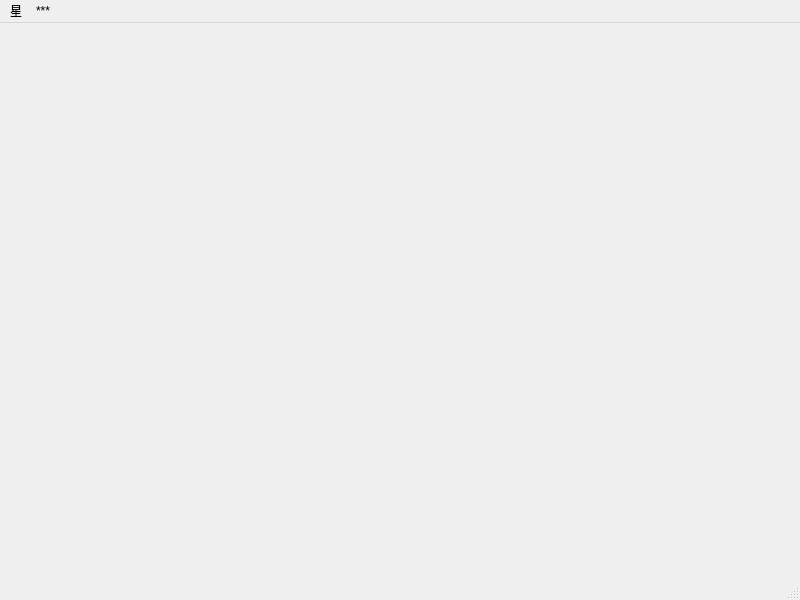
<?xml version="1.0" encoding="UTF-8"?>
<ui version="4.0">
 <class>MainWindow</class>
 <widget class="QMainWindow" name="MainWindow">
  <property name="geometry">
   <rect>
    <x>0</x>
    <y>0</y>
    <width>800</width>
    <height>600</height>
   </rect>
  </property>
  <property name="windowTitle">
   <string>qtOne</string>
  </property>
  <widget class="QWidget" name="centralwidget"/>
  <widget class="QMenuBar" name="menubar">
   <property name="geometry">
    <rect>
     <x>0</x>
     <y>0</y>
     <width>800</width>
     <height>23</height>
    </rect>
   </property>
   <widget class="QMenu" name="menu">
    <property name="title">
     <string>星</string>
    </property>
   </widget>
   <widget class="QMenu" name="menu_2">
    <property name="title">
     <string>***</string>
    </property>
   </widget>
   <addaction name="menu"/>
   <addaction name="menu_2"/>
  </widget>
  <widget class="QStatusBar" name="statusbar"/>
 </widget>
 <resources/>
 <connections/>
</ui>
